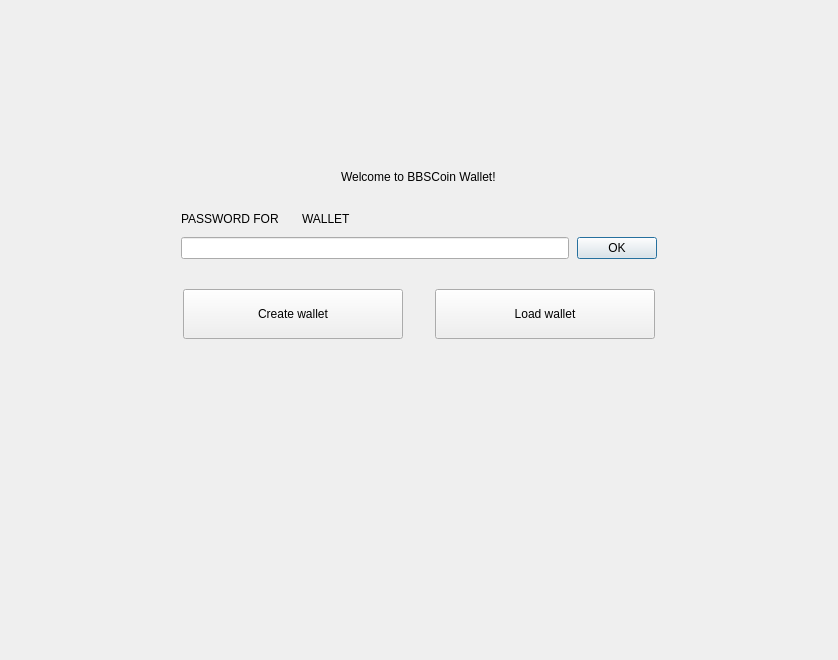
<?xml version="1.0" encoding="UTF-8"?>
<ui version="4.0">
 <class>NoWalletFrame</class>
 <widget class="QFrame" name="NoWalletFrame">
  <property name="geometry">
   <rect>
    <x>0</x>
    <y>0</y>
    <width>838</width>
    <height>660</height>
   </rect>
  </property>
  <property name="windowTitle">
   <string>Frame</string>
  </property>
  <property name="frameShape">
   <enum>QFrame::NoFrame</enum>
  </property>
  <property name="frameShadow">
   <enum>QFrame::Raised</enum>
  </property>
  <layout class="QVBoxLayout" name="verticalLayout">
   <property name="spacing">
    <number>0</number>
   </property>
   <property name="leftMargin">
    <number>0</number>
   </property>
   <property name="topMargin">
    <number>0</number>
   </property>
   <property name="rightMargin">
    <number>0</number>
   </property>
   <property name="bottomMargin">
    <number>0</number>
   </property>
   <item>
    <spacer name="verticalSpacer">
     <property name="orientation">
      <enum>Qt::Vertical</enum>
     </property>
     <property name="sizeType">
      <enum>QSizePolicy::Fixed</enum>
     </property>
     <property name="sizeHint" stdset="0">
      <size>
       <width>20</width>
       <height>170</height>
      </size>
     </property>
    </spacer>
   </item>
   <item alignment="Qt::AlignHCenter">
    <widget class="WalletGui::WalletHeaderLabel" name="m_welcomeLabel">
     <property name="text">
      <string>Welcome to BBSCoin Wallet!</string>
     </property>
    </widget>
   </item>
   <item>
    <spacer name="verticalSpacer_4">
     <property name="orientation">
      <enum>Qt::Vertical</enum>
     </property>
     <property name="sizeType">
      <enum>QSizePolicy::Fixed</enum>
     </property>
     <property name="sizeHint" stdset="0">
      <size>
       <width>20</width>
       <height>25</height>
      </size>
     </property>
    </spacer>
   </item>
   <item alignment="Qt::AlignHCenter">
    <widget class="QFrame" name="m_passwordFrame">
     <property name="minimumSize">
      <size>
       <width>476</width>
       <height>0</height>
      </size>
     </property>
     <property name="maximumSize">
      <size>
       <width>338</width>
       <height>16777215</height>
      </size>
     </property>
     <property name="frameShape">
      <enum>QFrame::NoFrame</enum>
     </property>
     <property name="frameShadow">
      <enum>QFrame::Raised</enum>
     </property>
     <layout class="QVBoxLayout" name="verticalLayout_2">
      <property name="spacing">
       <number>8</number>
      </property>
      <property name="leftMargin">
       <number>0</number>
      </property>
      <property name="topMargin">
       <number>0</number>
      </property>
      <property name="rightMargin">
       <number>0</number>
      </property>
      <property name="bottomMargin">
       <number>0</number>
      </property>
      <item>
       <layout class="QHBoxLayout" name="horizontalLayout_4">
        <item>
         <widget class="QLabel" name="m_passwordTextLabel">
          <property name="sizePolicy">
           <sizepolicy hsizetype="Maximum" vsizetype="Preferred">
            <horstretch>0</horstretch>
            <verstretch>0</verstretch>
           </sizepolicy>
          </property>
          <property name="styleSheet">
           <string notr="true">[errorState=&quot;true&quot;] {
  color: #ef3131;
}</string>
          </property>
          <property name="text">
           <string>PASSWORD FOR</string>
          </property>
         </widget>
        </item>
        <item>
         <widget class="QLabel" name="m_walletNameLabel">
          <property name="text">
           <string/>
          </property>
         </widget>
        </item>
        <item>
         <widget class="QLabel" name="m_walletTextLabel">
          <property name="text">
           <string>WALLET</string>
          </property>
         </widget>
        </item>
        <item>
         <spacer name="horizontalSpacer_4">
          <property name="orientation">
           <enum>Qt::Horizontal</enum>
          </property>
          <property name="sizeHint" stdset="0">
           <size>
            <width>40</width>
            <height>20</height>
           </size>
          </property>
         </spacer>
        </item>
       </layout>
      </item>
      <item>
       <layout class="QHBoxLayout" name="horizontalLayout_5">
        <item>
         <widget class="QLineEdit" name="m_passwordEdit">
          <property name="sizePolicy">
           <sizepolicy hsizetype="Expanding" vsizetype="Fixed">
            <horstretch>0</horstretch>
            <verstretch>0</verstretch>
           </sizepolicy>
          </property>
          <property name="styleSheet">
           <string notr="true">[errorState=&quot;true&quot;] {
  border-color: #ef3131;
}</string>
          </property>
          <property name="echoMode">
           <enum>QLineEdit::Password</enum>
          </property>
         </widget>
        </item>
        <item>
         <widget class="WalletGui::WalletOkButton" name="m_okButton">
          <property name="enabled">
           <bool>true</bool>
          </property>
          <property name="text">
           <string>OK</string>
          </property>
          <property name="default">
           <bool>true</bool>
          </property>
         </widget>
        </item>
       </layout>
      </item>
     </layout>
    </widget>
   </item>
   <item>
    <spacer name="verticalSpacer_2">
     <property name="orientation">
      <enum>Qt::Vertical</enum>
     </property>
     <property name="sizeType">
      <enum>QSizePolicy::Fixed</enum>
     </property>
     <property name="sizeHint" stdset="0">
      <size>
       <width>20</width>
       <height>30</height>
      </size>
     </property>
    </spacer>
   </item>
   <item>
    <layout class="QHBoxLayout" name="horizontalLayout">
     <property name="spacing">
      <number>0</number>
     </property>
     <item>
      <spacer name="horizontalSpacer_2">
       <property name="orientation">
        <enum>Qt::Horizontal</enum>
       </property>
       <property name="sizeHint" stdset="0">
        <size>
         <width>40</width>
         <height>20</height>
        </size>
       </property>
      </spacer>
     </item>
     <item>
      <widget class="WalletGui::WalletLargeBlueButton" name="m_createWalletButton">
       <property name="sizePolicy">
        <sizepolicy hsizetype="Fixed" vsizetype="Fixed">
         <horstretch>0</horstretch>
         <verstretch>0</verstretch>
        </sizepolicy>
       </property>
       <property name="minimumSize">
        <size>
         <width>220</width>
         <height>50</height>
        </size>
       </property>
       <property name="maximumSize">
        <size>
         <width>220</width>
         <height>50</height>
        </size>
       </property>
       <property name="text">
        <string>Create wallet</string>
       </property>
      </widget>
     </item>
     <item>
      <spacer name="horizontalSpacer">
       <property name="orientation">
        <enum>Qt::Horizontal</enum>
       </property>
       <property name="sizeType">
        <enum>QSizePolicy::Fixed</enum>
       </property>
       <property name="sizeHint" stdset="0">
        <size>
         <width>32</width>
         <height>20</height>
        </size>
       </property>
      </spacer>
     </item>
     <item>
      <widget class="WalletGui::WalletLargeBlueButton" name="m_openWalletButton">
       <property name="sizePolicy">
        <sizepolicy hsizetype="Fixed" vsizetype="Fixed">
         <horstretch>0</horstretch>
         <verstretch>0</verstretch>
        </sizepolicy>
       </property>
       <property name="minimumSize">
        <size>
         <width>220</width>
         <height>50</height>
        </size>
       </property>
       <property name="maximumSize">
        <size>
         <width>220</width>
         <height>50</height>
        </size>
       </property>
       <property name="text">
        <string>Load wallet</string>
       </property>
      </widget>
     </item>
     <item>
      <spacer name="horizontalSpacer_3">
       <property name="orientation">
        <enum>Qt::Horizontal</enum>
       </property>
       <property name="sizeHint" stdset="0">
        <size>
         <width>40</width>
         <height>20</height>
        </size>
       </property>
      </spacer>
     </item>
    </layout>
   </item>
   <item>
    <spacer name="verticalSpacer_3">
     <property name="orientation">
      <enum>Qt::Vertical</enum>
     </property>
     <property name="sizeHint" stdset="0">
      <size>
       <width>20</width>
       <height>376</height>
      </size>
     </property>
    </spacer>
   </item>
  </layout>
 </widget>
 <customwidgets>
  <customwidget>
   <class>WalletGui::WalletOkButton</class>
   <extends>QPushButton</extends>
   <header>Gui/Common/WalletOkButton.h</header>
  </customwidget>
  <customwidget>
   <class>WalletGui::WalletHeaderLabel</class>
   <extends>QLabel</extends>
   <header>Gui/Common/WalletTextLabel.h</header>
  </customwidget>
  <customwidget>
   <class>WalletGui::WalletLargeBlueButton</class>
   <extends>QPushButton</extends>
   <header>Gui/Common/WalletBlueButton.h</header>
  </customwidget>
 </customwidgets>
 <resources/>
 <connections>
  <connection>
   <sender>m_okButton</sender>
   <signal>clicked()</signal>
   <receiver>NoWalletFrame</receiver>
   <slot>okClicked()</slot>
   <hints>
    <hint type="sourcelabel">
     <x>498</x>
     <y>266</y>
    </hint>
    <hint type="destinationlabel">
     <x>418</x>
     <y>329</y>
    </hint>
   </hints>
  </connection>
  <connection>
   <sender>m_passwordEdit</sender>
   <signal>textChanged(QString)</signal>
   <receiver>NoWalletFrame</receiver>
   <slot>passwordChanged(QString)</slot>
   <hints>
    <hint type="sourcelabel">
     <x>374</x>
     <y>265</y>
    </hint>
    <hint type="destinationlabel">
     <x>418</x>
     <y>329</y>
    </hint>
   </hints>
  </connection>
  <connection>
   <sender>m_passwordEdit</sender>
   <signal>returnPressed()</signal>
   <receiver>m_okButton</receiver>
   <slot>click()</slot>
   <hints>
    <hint type="sourcelabel">
     <x>374</x>
     <y>265</y>
    </hint>
    <hint type="destinationlabel">
     <x>616</x>
     <y>256</y>
    </hint>
   </hints>
  </connection>
 </connections>
 <slots>
  <signal>createWalletClickedSignal()</signal>
  <signal>openWalletClickedSignal()</signal>
  <slot>okClicked()</slot>
  <slot>passwordChanged(QString)</slot>
 </slots>
</ui>
